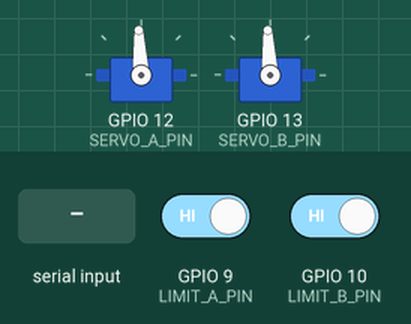
Simulated run of this sketch. Board: ESP32-S3. Shown: 2 × servo. Inputs (shaded band) come from the test bench; at power-on: GPIO 9 (LIMIT_A_PIN) HIGH, GPIO 10 (LIMIT_B_PIN) HIGH. Servo pulses on a pin are drawn as a servo (544–2400 µs = 0–180°); what the sketch prints to the serial monitor is not drawn.

Above: at 1.7 s.
1.8 s: "ta 350\n" received over Serial
At 1.97 s:
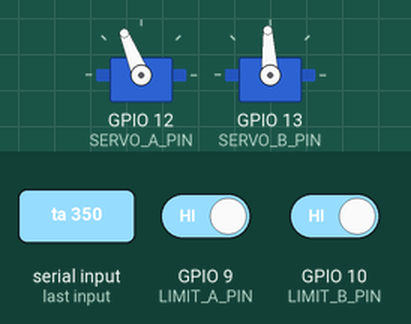
3.6 s: "tb 500\n" received over Serial
At 4.0 s:
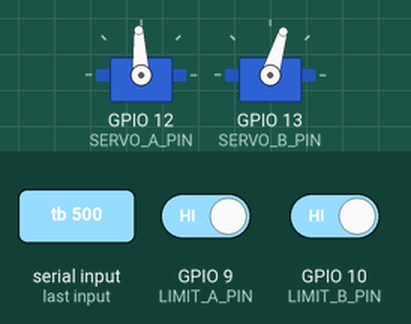
Timing chart, 0 to 6.6 s (numbered marks = the images above; inputs shaded):
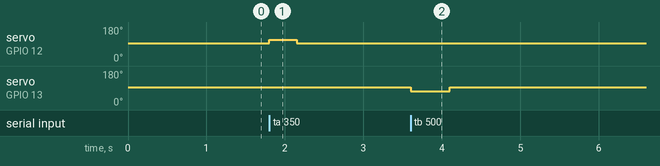

Measured:
- after the input at 1.8 s, servo on GPIO 12 (SERVO_A_PIN): 93° → 112° at once, → 93° 0.35 s later
- after the input at 3.6 s, servo on GPIO 13 (SERVO_B_PIN): 93° → 73° at once, → 93° 0.50 s later

The sketch:

servo_serial.ino
```cpp
/**
 * Smart Launcher — Serial Servo Controller
 * Board  : ESP32 Wrover Module
 * No web UI. No LED. No WiFi. Just serial commands.
 *
 * Open Serial Monitor at 115200 baud, type commands:
 *
 *   a+       Module A forward (open)
 *   a-       Module A reverse (close)
 *   a0       Module A stop
 *   b+       Module B forward (open)
 *   b-       Module B reverse (close)
 *   b0       Module B stop
 *   ta NNN   Timed run Module A for NNN milliseconds then stop
 *   tb NNN   Timed run Module B for NNN milliseconds then stop
 *   s        Status (current PWM + limit switch states)
 *   help     Show all commands
 */

#include <Arduino.h>

// ── Pins ──────────────────────────────────────────────────────────
#define SERVO_A_PIN   12
#define SERVO_B_PIN   13
#define LIMIT_A_PIN    9
#define LIMIT_B_PIN   10
// NO LED PIN — GPIO 2 is strapping pin, causes crash

// ── LEDC ──────────────────────────────────────────────────────────
#define SERVO_FREQ    50
#define SERVO_BITS    16

// ── State ─────────────────────────────────────────────────────────
int      pwmA = 1500, pwmB = 1500;
bool     runA = false, runB = false;
bool     timedActive = false;
uint8_t  timedPin    = SERVO_A_PIN;
bool*    timedFlag   = nullptr;
uint32_t timedStart  = 0;
uint32_t timedMs     = 0;

// ── Servo write ───────────────────────────────────────────────────
void servoWrite(uint8_t pin, int us) {
    us = constrain(us, 1000, 2000);
    uint32_t duty = (uint32_t)us * 65535UL / 20000UL;
    ledcWrite(pin, duty);
}

void stopAll() {
    servoWrite(SERVO_A_PIN, 1500);
    servoWrite(SERVO_B_PIN, 1500);
    pwmA = 1500; pwmB = 1500;
    runA = false; runB = false;
    timedActive = false;
    Serial.println("[STOP] Both servos stopped");
}

void printStatus() {
    bool lA = (digitalRead(LIMIT_A_PIN) == LOW);
    bool lB = (digitalRead(LIMIT_B_PIN) == LOW);
    Serial.println("--- STATUS ---");
    Serial.printf("  Servo A: %d us  running=%d\n", pwmA, runA);
    Serial.printf("  Servo B: %d us  running=%d\n", pwmB, runB);
    Serial.printf("  Limit A: %s\n", lA ? "HIT" : "clear");
    Serial.printf("  Limit B: %s\n", lB ? "HIT" : "clear");
    Serial.printf("  Timed run: %s\n", timedActive ? "active" : "idle");
    Serial.println("--------------");
}

void printHelp() {
    Serial.println("=== COMMANDS ===");
    Serial.println("  a+        Module A forward (open)  1700us");
    Serial.println("  a-        Module A reverse (close) 1300us");
    Serial.println("  a0        Module A stop            1500us");
    Serial.println("  aNNN      Module A custom PWM (1000-2000)");
    Serial.println("  b+        Module B forward (open)  1300us");
    Serial.println("  b-        Module B reverse (close) 1700us");
    Serial.println("  b0        Module B stop            1500us");
    Serial.println("  bNNN      Module B custom PWM (1000-2000)");
    Serial.println("  ta NNN    Timed run A for NNN ms then stop");
    Serial.println("  tb NNN    Timed run B for NNN ms then stop");
    Serial.println("  stop      Stop both servos NOW");
    Serial.println("  s         Print status");
    Serial.println("  help      Show this list");
    Serial.println("================");
}

void handleCommand(String cmd) {
    cmd.trim();
    cmd.toLowerCase();

    if (cmd == "help") { printHelp(); return; }
    if (cmd == "s" || cmd == "status") { printStatus(); return; }
    if (cmd == "stop") { stopAll(); return; }

    // Module A commands
    if (cmd.startsWith("a")) {
        String arg = cmd.substring(1);
        int pwm;
        if (arg == "+" || arg == "open")  { pwm = 1700; }
        else if (arg == "-" || arg == "close") { pwm = 1300; }
        else if (arg == "0" || arg == "stop")  { pwm = 1500; }
        else { pwm = arg.toInt(); if (pwm < 1000 || pwm > 2000) { Serial.println("ERR: PWM must be 1000-2000"); return; } }
        pwmA = pwm; runA = (pwm != 1500);
        servoWrite(SERVO_A_PIN, pwm);
        Serial.printf("[A] %d us (%s)\n", pwm, pwm > 1500 ? "FWD" : pwm < 1500 ? "REV" : "STOP");
        return;
    }

    // Module B commands
    if (cmd.startsWith("b")) {
        String arg = cmd.substring(1);
        int pwm;
        if (arg == "+" || arg == "open")  { pwm = 1300; }
        else if (arg == "-" || arg == "close") { pwm = 1700; }
        else if (arg == "0" || arg == "stop")  { pwm = 1500; }
        else { pwm = arg.toInt(); if (pwm < 1000 || pwm > 2000) { Serial.println("ERR: PWM must be 1000-2000"); return; } }
        pwmB = pwm; runB = (pwm != 1500);
        servoWrite(SERVO_B_PIN, pwm);
        Serial.printf("[B] %d us (%s)\n", pwm, pwm > 1500 ? "FWD" : pwm < 1500 ? "REV" : "STOP");
        return;
    }

    // Timed run: "ta 350" or "tb 500"
    if (cmd.startsWith("ta ") || cmd.startsWith("tb ")) {
        char mod = cmd.charAt(1);
        uint32_t ms = cmd.substring(3).toInt();
        if (ms < 50 || ms > 9000) { Serial.println("ERR: ms must be 50-9000"); return; }
        int openPWM = (mod == 'a') ? 1700 : 1300;
        timedPin    = (mod == 'a') ? SERVO_A_PIN : SERVO_B_PIN;
        timedFlag   = (mod == 'a') ? &runA : &runB;
        timedMs     = ms;
        timedStart  = millis();
        timedActive = true;
        if (mod == 'a') { pwmA = openPWM; runA = true; }
        else            { pwmB = openPWM; runB = true; }
        servoWrite(timedPin, openPWM);
        Serial.printf("[T%c] Running %d us for %lu ms — MARK YOUR RACK NOW\n",
                      mod, openPWM, ms);
        return;
    }

    Serial.printf("Unknown command: '%s' — type 'help'\n", cmd.c_str());
}

// ── Setup ─────────────────────────────────────────────────────────
void setup() {
    Serial.begin(115200);
    delay(500);
    Serial.println("\n=== Servo Serial Controller — WROVER-E ===");

    // Limit switches only — NO LED PIN (GPIO2 = strapping pin)
    pinMode(LIMIT_A_PIN, INPUT_PULLUP);
    pinMode(LIMIT_B_PIN, INPUT_PULLUP);
    Serial.println("[1] GPIO OK");

    ledcAttach(SERVO_A_PIN, SERVO_FREQ, SERVO_BITS);
    ledcAttach(SERVO_B_PIN, SERVO_FREQ, SERVO_BITS);
    servoWrite(SERVO_A_PIN, 1500);
    servoWrite(SERVO_B_PIN, 1500);
    Serial.println("[2] Servos attached GPIO 12 & 13 — both STOP");

    Serial.println("[3] Ready. Type 'help' for commands.");
    printHelp();
}

// ── Loop ──────────────────────────────────────────────────────────
void loop() {
    // Timed run check
    if (timedActive && millis() - timedStart >= timedMs) {
        servoWrite(timedPin, 1500);
        if (timedFlag) *timedFlag = false;
        timedActive = false;
        Serial.printf("[T] Done — %lu ms elapsed. MEASURE RACK NOW.\n", timedMs);
    }

    // Limit switch auto-stop
    if (runA && digitalRead(LIMIT_A_PIN) == LOW) {
        servoWrite(SERVO_A_PIN, 1500);
        pwmA = 1500; runA = false; timedActive = false;
        Serial.println("[LIM] Module A limit switch HIT — auto stopped");
    }
    if (runB && digitalRead(LIMIT_B_PIN) == LOW) {
        servoWrite(SERVO_B_PIN, 1500);
        pwmB = 1500; runB = false; timedActive = false;
        Serial.println("[LIM] Module B limit switch HIT — auto stopped");
    }

    // Serial command reader
    if (Serial.available()) {
        String cmd = Serial.readStringUntil('\n');
        handleCommand(cmd);
    }
}
```
